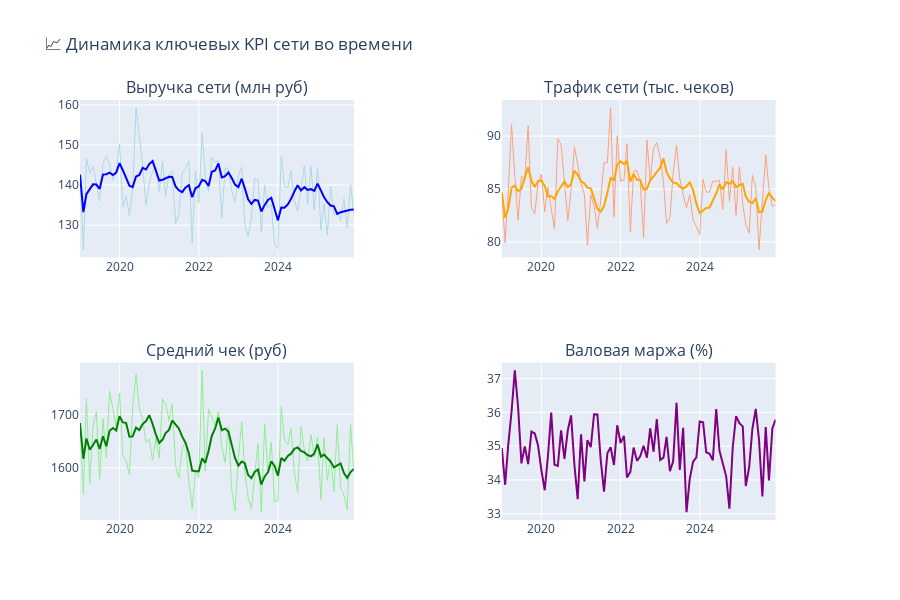

Here is the notebook cell this chart was saved with:
### Code cell
# ============================================================
# 2.4 ВИЗУАЛИЗАЦИЯ: ДИНАМИКА KPI СЕТИ
# ============================================================

fig = make_subplots(
    rows=2, cols=2,
    subplot_titles=[
        'Выручка сети (млн руб)', 
        'Трафик сети (тыс. чеков)',
        'Средний чек (руб)',
        'Валовая маржа (%)'
    ],
    specs=[[{"secondary_y": True}, {"secondary_y": True}],
           [{"secondary_y": True}, {"secondary_y": True}]]
)

# 1. Выручка
fig.add_trace(
    go.Scatter(x=kpi_monthly['Дата'], y=kpi_monthly['Выручка']/1e6, 
               mode='lines', line=dict(color='lightblue', width=1), name='Факт'),
    row=1, col=1
)
fig.add_trace(
    go.Scatter(x=kpi_monthly['Дата'], y=kpi_monthly['Выручка_тренд']/1e6, 
               mode='lines', line=dict(color='blue', width=2), name='Тренд'),
    row=1, col=1
)

# 2. Трафик
fig.add_trace(
    go.Scatter(x=kpi_monthly['Дата'], y=kpi_monthly['Число чеков']/1e3, 
               mode='lines', line=dict(color='lightsalmon', width=1), name='Факт'),
    row=1, col=2
)
fig.add_trace(
    go.Scatter(x=kpi_monthly['Дата'], y=kpi_monthly['Трафик_тренд']/1e3, 
               mode='lines', line=dict(color='orange', width=2), name='Тренд'),
    row=1, col=2
)

# 3. Средний чек
fig.add_trace(
    go.Scatter(x=kpi_monthly['Дата'], y=kpi_monthly['Средний_чек'], 
               mode='lines', line=dict(color='lightgreen', width=1), name='Факт'),
    row=2, col=1
)
fig.add_trace(
    go.Scatter(x=kpi_monthly['Дата'], y=kpi_monthly['Чек_тренд'], 
               mode='lines', line=dict(color='green', width=2), name='Тренд'),
    row=2, col=1
)

# 4. Маржа
fig.add_trace(
    go.Scatter(x=kpi_monthly['Дата'], y=kpi_monthly['Gross_Margin_%'], 
               mode='lines', line=dict(color='purple', width=2), name='Маржа'),
    row=2, col=2
)

fig.update_layout(
    height=600,
    title_text="📈 Динамика ключевых KPI сети во времени",
    showlegend=False
)

fig.show()
